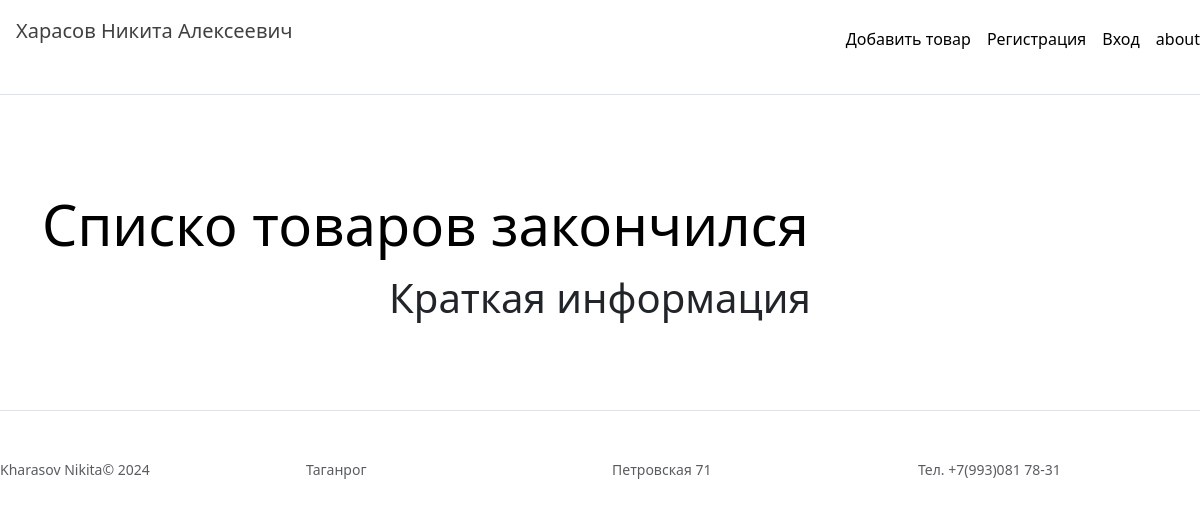
The page /index (signed in) on the database as committed earlier.
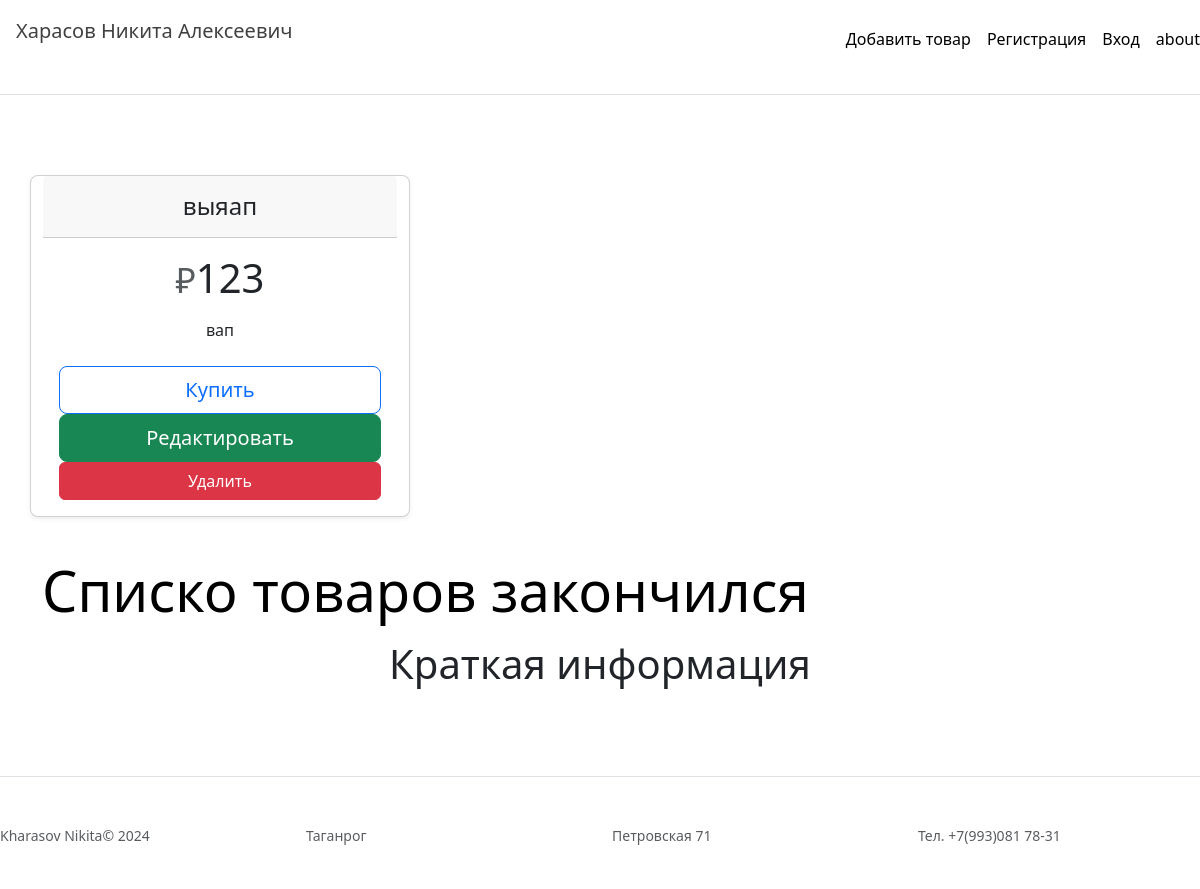
The same page on the database as committed later.
### main.py (models this page shows, shortened)
class User (db.Model, UserMixin):
    __tablename__ = 'users'
    id = db.Column(db.Integer, primary_key=True)
    login = db.Column(db.String(128), nullable=True, unique=True)
    password = db.Column(db.String(255), nullable=False)
    fio = db.Column(db.String(255), nullable=True)
    email = db.Column(db.String(255), nullable=True, unique=True)

class Item(db.Model):
    id = db.Column(db.Integer, primary_key=True)
    title = db.Column(db.String(100), nullable=False)
    price = db.Column(db.Integer, nullable=False)
    isActive = db.Column(db.Boolean, default=True)
    text = db.Column(db.Text, nullable=False)

### main.py (the view)
@app.route ('/index')
def Index():
        fio = session['fio']
        print(fio)
        item = Item.query.order_by(Item.price).all()
        return render_template('index.html',  data=item, fio=fio)

### main.py (called while the page is built)
@manager.user_loader
def load_user(id):
    return User.query.get(id)

@app.after_request
def redirect_to_signin(response):
    if response.status_code == 401:
        return redirect(url_for('/login') + '?next=' + request.url)
    return response

### templates/index.html (shortened to what this page needs)
{% extends 'base.html' %}
{% block body%}
<body>
<header>
    <div class="d-flex flex-column flex-md-row align-items-center pb-3 mb-4 border-bottom">
      <a href="/" class="d-flex align-items-center link-body-emphasis text-decoration-none">
          <p class=" p-3 fs-5 d-flex align-items-center link-body-emphasis text-decoration-none padding-left">{{fio}}</p>
      </a>
      <nav class="d-inline-flex mt-2 mt-md-0 ms-md-auto">
        <a class="me-3 py-2 link-body-emphasis text-decoration-none" href="/create">Добавить товар</a>
        <a class="me-3 py-2 link-body-emphasis text-decoration-none" href="/">Регистрация</a>
        <a class="me-3 py-2 link-body-emphasis text-decoration-none" href="/">Вход</a>
        <a class="py-2 link-body-emphasis text-decoration-none" href="/about">about</a>
      </nav>
    </div>
    <div class="pricing-header p-3 pb-md-4 mx-auto text-center">
    </div>
  </header>
<div class="container py-3">
<div class="row row-cols-1 row-cols-md-3 mb-3 text-center">
  {% for el in data %}
  <div class="card mb-4 rounded-3 shadow-sm">
          <div class="card-header py-3">
            <h4 class="my-0 fw-normal">{{ el.title }}</h4>
          </div>
          <div class="card-body">
            <h1 class="card-title pricing-card-title"><small class="text-body-secondary fw-light">₽</small>{{ el.price }}</h1>
            <ul class="list-unstyled mt-3 mb-4">
              <li>{{ el.text }}</li>
            </ul>
            <a href="/buy/{{ el.id }}" class="w-100 btn btn-lg btn-outline-primary">Купить</a>
            <br><a href="/{{ el.id }}/update" class="w-100 btn btn-lg btn-success">Редактировать</a>
            <br><a href="/{{ el.id }}/delete" class="w-100 btn btn-danger">Удалить</a>
          </div>
        </div>
  {% endfor %}
</div>
<h1 class="display-4 fw-normal text-body-emphasis">Списко товаров закончился</h1>
  <main>
    <h2 class="display-6 text-center mb-4">Краткая информация</h2>
  </main>
</div>
</body>
{% endblock %}

### templates/base.html (shortened to what this page needs)
<!DOCTYPE html>
<html lang="en">
<head>
    <link rel="stylesheet" href="https://cdn.jsdelivr.net/npm/bootstrap@5.3.2/dist/css/bootstrap.min.css">
</head>
<body>
{% block body %} {% endblock %}
<footer class="pt-4 my-md-5 pt-md-5 border-top">
    <div class="row">
      <div class="col-12 col-md">
        <small class="d-block mb-3 text-body-secondary">Kharasov Nikita© 2024</small>
      </div>
      <div class="col-6 col-md">
        <small class="d-block mb-3 text-body-secondary">Таганрог</small>
      </div>
      <div class="col-6 col-md">
        <small class="d-block mb-3 text-body-secondary">Петровская 71</small>
      </div>
      <div class="col-6 col-md">
        <small class="d-block mb-3 text-body-secondary">Тел. +7(993)081 78-31</small>
      </div>
    </div>
  </footer>
</body>
</html>

Rows that differ between the two databases and show on the page:
added Item: title "выяап", price "123", text "вап"
